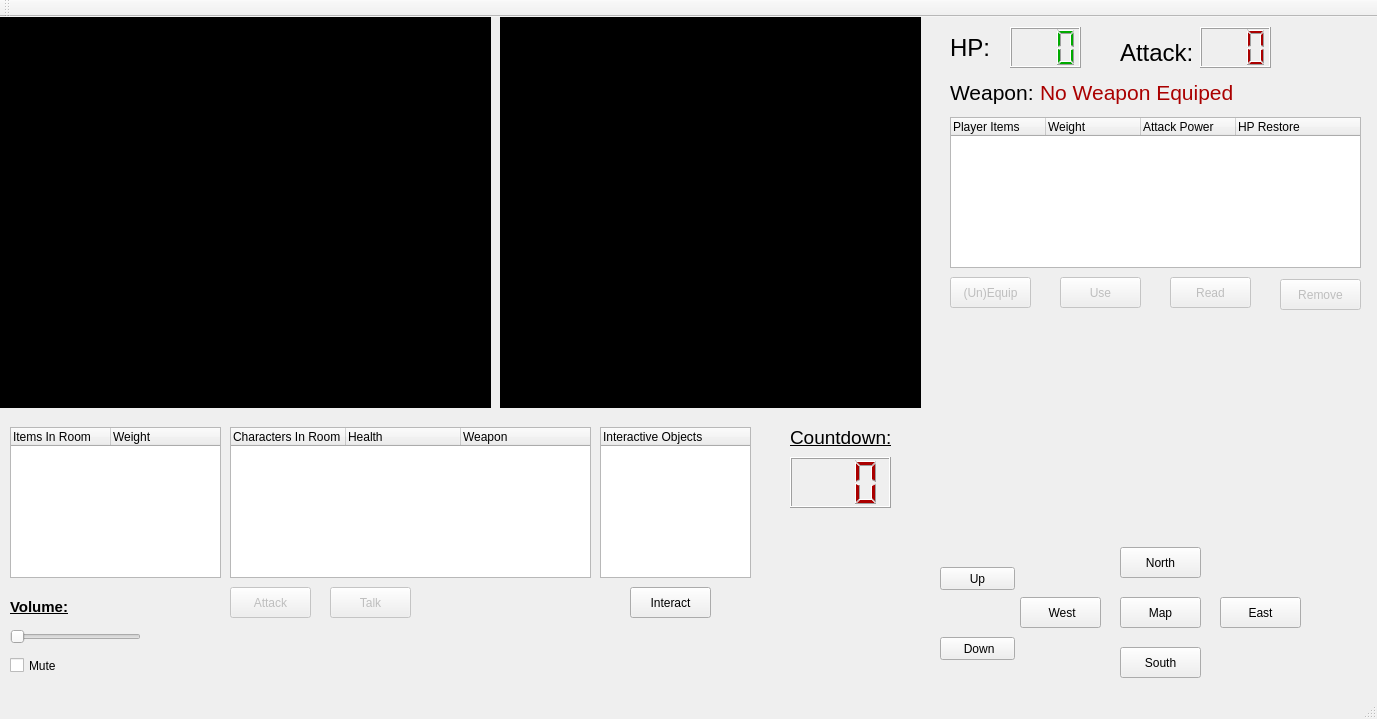
<?xml version="1.0" encoding="UTF-8"?>
<ui version="4.0">
 <class>MainWindow</class>
 <widget class="QMainWindow" name="MainWindow">
  <property name="geometry">
   <rect>
    <x>0</x>
    <y>0</y>
    <width>1377</width>
    <height>719</height>
   </rect>
  </property>
  <property name="windowTitle">
   <string>MainWindow</string>
  </property>
  <widget class="QWidget" name="centralWidget">
   <widget class="QTextEdit" name="textEdit">
    <property name="geometry">
     <rect>
      <x>500</x>
      <y>0</y>
      <width>421</width>
      <height>391</height>
     </rect>
    </property>
    <property name="acceptDrops">
     <bool>false</bool>
    </property>
    <property name="styleSheet">
     <string notr="true">color: rgb(255, 255, 255);
background-color: rgb(0, 0, 0);
font: 10pt &quot;MS Shell Dlg 2&quot;;</string>
    </property>
    <property name="undoRedoEnabled">
     <bool>false</bool>
    </property>
    <property name="textInteractionFlags">
     <set>Qt::NoTextInteraction</set>
    </property>
   </widget>
   <widget class="QPushButton" name="goNorthButton">
    <property name="geometry">
     <rect>
      <x>1120</x>
      <y>530</y>
      <width>81</width>
      <height>31</height>
     </rect>
    </property>
    <property name="styleSheet">
     <string notr="true">font: italic 10pt &quot;Calibri&quot;;</string>
    </property>
    <property name="text">
     <string>North</string>
    </property>
   </widget>
   <widget class="QPushButton" name="goSouthButton">
    <property name="geometry">
     <rect>
      <x>1120</x>
      <y>630</y>
      <width>81</width>
      <height>31</height>
     </rect>
    </property>
    <property name="styleSheet">
     <string notr="true">font: italic 10pt &quot;Calibri&quot;;</string>
    </property>
    <property name="text">
     <string>South</string>
    </property>
   </widget>
   <widget class="QPushButton" name="goWestButton">
    <property name="geometry">
     <rect>
      <x>1020</x>
      <y>580</y>
      <width>81</width>
      <height>31</height>
     </rect>
    </property>
    <property name="styleSheet">
     <string notr="true">font: italic 10pt &quot;Calibri&quot;;</string>
    </property>
    <property name="text">
     <string> West</string>
    </property>
   </widget>
   <widget class="QPushButton" name="goEastButton">
    <property name="geometry">
     <rect>
      <x>1220</x>
      <y>580</y>
      <width>81</width>
      <height>31</height>
     </rect>
    </property>
    <property name="styleSheet">
     <string notr="true">font: italic 9pt &quot;Calibri&quot;;</string>
    </property>
    <property name="text">
     <string>East</string>
    </property>
   </widget>
   <widget class="QTreeWidget" name="playerItemsTreeWidget">
    <property name="geometry">
     <rect>
      <x>950</x>
      <y>100</y>
      <width>411</width>
      <height>151</height>
     </rect>
    </property>
    <property name="indentation">
     <number>8</number>
    </property>
    <attribute name="headerDefaultSectionSize">
     <number>95</number>
    </attribute>
    <column>
     <property name="text">
      <string>Player Items</string>
     </property>
    </column>
    <column>
     <property name="text">
      <string>Weight</string>
     </property>
    </column>
    <column>
     <property name="text">
      <string>Attack Power</string>
     </property>
    </column>
    <column>
     <property name="text">
      <string>HP Restore</string>
     </property>
    </column>
   </widget>
   <widget class="QPushButton" name="goUpButton">
    <property name="geometry">
     <rect>
      <x>940</x>
      <y>550</y>
      <width>75</width>
      <height>23</height>
     </rect>
    </property>
    <property name="styleSheet">
     <string notr="true">font: italic 10pt &quot;Calibri&quot;;</string>
    </property>
    <property name="text">
     <string>Up</string>
    </property>
   </widget>
   <widget class="QPushButton" name="goDownButton">
    <property name="geometry">
     <rect>
      <x>940</x>
      <y>620</y>
      <width>75</width>
      <height>23</height>
     </rect>
    </property>
    <property name="styleSheet">
     <string notr="true">font: italic 10pt &quot;Calibri&quot;;</string>
    </property>
    <property name="text">
     <string> Down</string>
    </property>
   </widget>
   <widget class="QLCDNumber" name="playerHPLcdNumber">
    <property name="geometry">
     <rect>
      <x>1010</x>
      <y>10</y>
      <width>71</width>
      <height>41</height>
     </rect>
    </property>
    <property name="layoutDirection">
     <enum>Qt::LeftToRight</enum>
    </property>
    <property name="styleSheet">
     <string notr="true">color: rgb(0, 170, 0);</string>
    </property>
    <property name="digitCount">
     <number>3</number>
    </property>
   </widget>
   <widget class="QTreeWidget" name="itemsInRoomTreeWidget">
    <property name="geometry">
     <rect>
      <x>10</x>
      <y>410</y>
      <width>211</width>
      <height>151</height>
     </rect>
    </property>
    <property name="indentation">
     <number>8</number>
    </property>
    <attribute name="headerDefaultSectionSize">
     <number>100</number>
    </attribute>
    <attribute name="headerMinimumSectionSize">
     <number>15</number>
    </attribute>
    <column>
     <property name="text">
      <string>Items In Room</string>
     </property>
    </column>
    <column>
     <property name="text">
      <string>Weight</string>
     </property>
    </column>
   </widget>
   <widget class="QTreeWidget" name="charaInRoomTreeWidget">
    <property name="geometry">
     <rect>
      <x>230</x>
      <y>410</y>
      <width>361</width>
      <height>151</height>
     </rect>
    </property>
    <property name="indentation">
     <number>8</number>
    </property>
    <attribute name="headerCascadingSectionResizes">
     <bool>true</bool>
    </attribute>
    <attribute name="headerDefaultSectionSize">
     <number>115</number>
    </attribute>
    <attribute name="headerMinimumSectionSize">
     <number>20</number>
    </attribute>
    <column>
     <property name="text">
      <string>Characters In Room</string>
     </property>
    </column>
    <column>
     <property name="text">
      <string notr="true">Health</string>
     </property>
    </column>
    <column>
     <property name="text">
      <string>Weapon</string>
     </property>
    </column>
   </widget>
   <widget class="QPushButton" name="attackButton">
    <property name="enabled">
     <bool>false</bool>
    </property>
    <property name="geometry">
     <rect>
      <x>230</x>
      <y>570</y>
      <width>81</width>
      <height>31</height>
     </rect>
    </property>
    <property name="text">
     <string>Attack</string>
    </property>
   </widget>
   <widget class="QLabel" name="hpLabel">
    <property name="geometry">
     <rect>
      <x>950</x>
      <y>10</y>
      <width>51</width>
      <height>41</height>
     </rect>
    </property>
    <property name="font">
     <font>
      <pointsize>18</pointsize>
      <weight>50</weight>
      <bold>false</bold>
     </font>
    </property>
    <property name="layoutDirection">
     <enum>Qt::LeftToRight</enum>
    </property>
    <property name="autoFillBackground">
     <bool>false</bool>
    </property>
    <property name="text">
     <string>HP:</string>
    </property>
    <property name="alignment">
     <set>Qt::AlignLeading|Qt::AlignLeft|Qt::AlignVCenter</set>
    </property>
   </widget>
   <widget class="QPushButton" name="talkButton">
    <property name="enabled">
     <bool>false</bool>
    </property>
    <property name="geometry">
     <rect>
      <x>330</x>
      <y>570</y>
      <width>81</width>
      <height>31</height>
     </rect>
    </property>
    <property name="text">
     <string>Talk</string>
    </property>
   </widget>
   <widget class="QPushButton" name="equipButton">
    <property name="enabled">
     <bool>false</bool>
    </property>
    <property name="geometry">
     <rect>
      <x>950</x>
      <y>260</y>
      <width>81</width>
      <height>31</height>
     </rect>
    </property>
    <property name="text">
     <string>(Un)Equip</string>
    </property>
   </widget>
   <widget class="QPushButton" name="eatButton">
    <property name="enabled">
     <bool>false</bool>
    </property>
    <property name="geometry">
     <rect>
      <x>1060</x>
      <y>260</y>
      <width>81</width>
      <height>31</height>
     </rect>
    </property>
    <property name="text">
     <string>Use</string>
    </property>
   </widget>
   <widget class="QPushButton" name="readButton">
    <property name="enabled">
     <bool>false</bool>
    </property>
    <property name="geometry">
     <rect>
      <x>1170</x>
      <y>260</y>
      <width>81</width>
      <height>31</height>
     </rect>
    </property>
    <property name="text">
     <string>Read</string>
    </property>
   </widget>
   <widget class="QLabel" name="weaponLabel">
    <property name="geometry">
     <rect>
      <x>950</x>
      <y>60</y>
      <width>91</width>
      <height>31</height>
     </rect>
    </property>
    <property name="font">
     <font>
      <pointsize>16</pointsize>
      <weight>50</weight>
      <bold>false</bold>
     </font>
    </property>
    <property name="text">
     <string>Weapon:</string>
    </property>
    <property name="alignment">
     <set>Qt::AlignLeading|Qt::AlignLeft|Qt::AlignVCenter</set>
    </property>
   </widget>
   <widget class="QLabel" name="eqWeaponLabel">
    <property name="geometry">
     <rect>
      <x>1040</x>
      <y>60</y>
      <width>211</width>
      <height>31</height>
     </rect>
    </property>
    <property name="font">
     <font>
      <pointsize>16</pointsize>
     </font>
    </property>
    <property name="styleSheet">
     <string notr="true">color: rgb(170, 0, 0);</string>
    </property>
    <property name="text">
     <string>No Weapon Equiped</string>
    </property>
   </widget>
   <widget class="QPushButton" name="removeButton">
    <property name="enabled">
     <bool>false</bool>
    </property>
    <property name="geometry">
     <rect>
      <x>1280</x>
      <y>262</y>
      <width>81</width>
      <height>31</height>
     </rect>
    </property>
    <property name="text">
     <string>Remove</string>
    </property>
   </widget>
   <widget class="QLCDNumber" name="attackLcdNumber">
    <property name="geometry">
     <rect>
      <x>1200</x>
      <y>10</y>
      <width>71</width>
      <height>41</height>
     </rect>
    </property>
    <property name="styleSheet">
     <string notr="true">color: rgb(170, 0, 0);</string>
    </property>
    <property name="frameShape">
     <enum>QFrame::Box</enum>
    </property>
    <property name="lineWidth">
     <number>1</number>
    </property>
    <property name="digitCount">
     <number>3</number>
    </property>
   </widget>
   <widget class="QLabel" name="attackLabel">
    <property name="geometry">
     <rect>
      <x>1120</x>
      <y>20</y>
      <width>71</width>
      <height>31</height>
     </rect>
    </property>
    <property name="font">
     <font>
      <pointsize>18</pointsize>
     </font>
    </property>
    <property name="text">
     <string>Attack:</string>
    </property>
   </widget>
   <widget class="QPushButton" name="mapButton">
    <property name="geometry">
     <rect>
      <x>1120</x>
      <y>580</y>
      <width>81</width>
      <height>31</height>
     </rect>
    </property>
    <property name="styleSheet">
     <string notr="true">font: italic 10pt &quot;Calibri&quot;;</string>
    </property>
    <property name="text">
     <string>Map</string>
    </property>
   </widget>
   <widget class="QSlider" name="horizontalSlider">
    <property name="geometry">
     <rect>
      <x>10</x>
      <y>610</y>
      <width>131</width>
      <height>19</height>
     </rect>
    </property>
    <property name="orientation">
     <enum>Qt::Horizontal</enum>
    </property>
   </widget>
   <widget class="QLabel" name="label">
    <property name="geometry">
     <rect>
      <x>10</x>
      <y>580</y>
      <width>61</width>
      <height>20</height>
     </rect>
    </property>
    <property name="font">
     <font>
      <pointsize>11</pointsize>
      <weight>75</weight>
      <bold>true</bold>
      <underline>true</underline>
     </font>
    </property>
    <property name="text">
     <string>Volume:</string>
    </property>
   </widget>
   <widget class="QGraphicsView" name="graphicsView">
    <property name="geometry">
     <rect>
      <x>0</x>
      <y>0</y>
      <width>491</width>
      <height>391</height>
     </rect>
    </property>
    <property name="styleSheet">
     <string notr="true">background-color: rgb(0, 0, 0);</string>
    </property>
    <property name="verticalScrollBarPolicy">
     <enum>Qt::ScrollBarAlwaysOff</enum>
    </property>
    <property name="horizontalScrollBarPolicy">
     <enum>Qt::ScrollBarAlwaysOff</enum>
    </property>
    <property name="renderHints">
     <set>QPainter::Antialiasing|QPainter::HighQualityAntialiasing|QPainter::TextAntialiasing</set>
    </property>
   </widget>
   <widget class="QCheckBox" name="checkBox">
    <property name="geometry">
     <rect>
      <x>10</x>
      <y>640</y>
      <width>70</width>
      <height>17</height>
     </rect>
    </property>
    <property name="text">
     <string>Mute</string>
    </property>
   </widget>
   <widget class="QLCDNumber" name="countdownLcdNumber">
    <property name="enabled">
     <bool>true</bool>
    </property>
    <property name="geometry">
     <rect>
      <x>790</x>
      <y>440</y>
      <width>101</width>
      <height>51</height>
     </rect>
    </property>
    <property name="font">
     <font>
      <family>MS UI Gothic</family>
      <pointsize>8</pointsize>
      <weight>50</weight>
      <italic>false</italic>
      <bold>false</bold>
     </font>
    </property>
    <property name="styleSheet">
     <string notr="true">color: rgb(170, 0, 0);
font: 8pt &quot;MS UI Gothic&quot;;</string>
    </property>
    <property name="digitCount">
     <number>3</number>
    </property>
   </widget>
   <widget class="QTreeWidget" name="interactiveObjectsTreeWidget">
    <property name="geometry">
     <rect>
      <x>600</x>
      <y>410</y>
      <width>151</width>
      <height>151</height>
     </rect>
    </property>
    <property name="indentation">
     <number>8</number>
    </property>
    <column>
     <property name="text">
      <string>Interactive Objects</string>
     </property>
    </column>
   </widget>
   <widget class="QPushButton" name="interactButton">
    <property name="geometry">
     <rect>
      <x>630</x>
      <y>570</y>
      <width>81</width>
      <height>31</height>
     </rect>
    </property>
    <property name="text">
     <string>Interact</string>
    </property>
   </widget>
   <widget class="QLabel" name="countdownLabel">
    <property name="enabled">
     <bool>true</bool>
    </property>
    <property name="geometry">
     <rect>
      <x>790</x>
      <y>400</y>
      <width>111</width>
      <height>41</height>
     </rect>
    </property>
    <property name="font">
     <font>
      <pointsize>14</pointsize>
      <underline>true</underline>
     </font>
    </property>
    <property name="text">
     <string>Countdown:</string>
    </property>
   </widget>
   <widget class="GLWidget2" name="widget" native="true">
    <property name="enabled">
     <bool>true</bool>
    </property>
    <property name="geometry">
     <rect>
      <x>1070</x>
      <y>310</y>
      <width>191</width>
      <height>201</height>
     </rect>
    </property>
    <widget class="GLWidget" name="widget_2" native="true">
     <property name="geometry">
      <rect>
       <x>0</x>
       <y>0</y>
       <width>191</width>
       <height>201</height>
      </rect>
     </property>
    </widget>
   </widget>
  </widget>
  <widget class="QMenuBar" name="menuBar">
   <property name="geometry">
    <rect>
     <x>0</x>
     <y>0</y>
     <width>1377</width>
     <height>21</height>
    </rect>
   </property>
  </widget>
  <widget class="QToolBar" name="mainToolBar">
   <attribute name="toolBarArea">
    <enum>TopToolBarArea</enum>
   </attribute>
   <attribute name="toolBarBreak">
    <bool>false</bool>
   </attribute>
  </widget>
  <widget class="QStatusBar" name="statusBar"/>
 </widget>
 <layoutdefault spacing="6" margin="11"/>
 <customwidgets>
  <customwidget>
   <class>GLWidget</class>
   <extends>QWidget</extends>
   <header>glwidget.h</header>
   <container>1</container>
  </customwidget>
  <customwidget>
   <class>GLWidget2</class>
   <extends>QWidget</extends>
   <header>glwidget2.h</header>
   <container>1</container>
  </customwidget>
 </customwidgets>
 <resources/>
 <connections/>
</ui>
